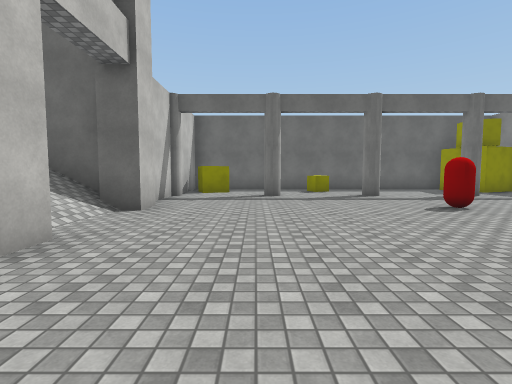
[1] (above)

21 first-person views from a walk through a Unity game level. The camera is 1.4 m above the floor, tilts 4° down and sees 85° across. The floor is counted in squares, 2 m on a side. Each view is taken from the middle of a square. On the plan, view 1 faces up. The plan holds only what a view shows up to about 9 squares ahead; the rest is blank. The place goes on beyond the plan. The player is left out. Surface patterns are stand-ins for the level's own textures.

[2]
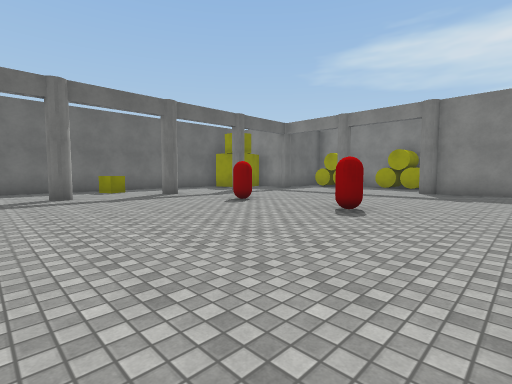

[3]
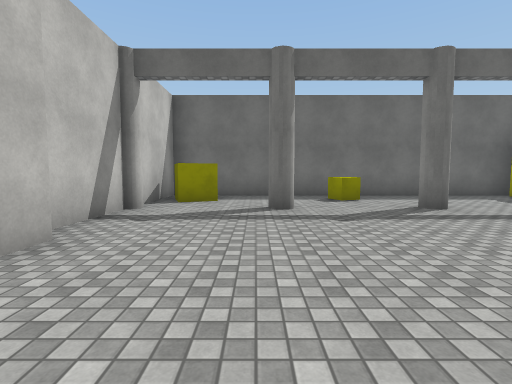

[4]
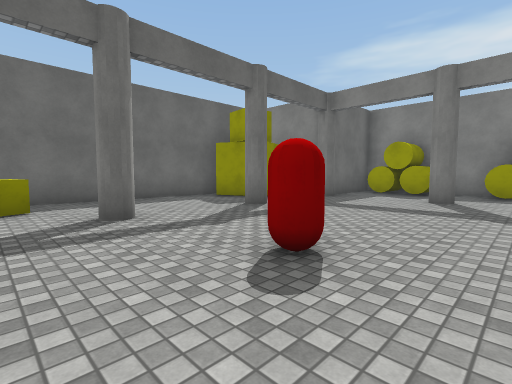

[5]
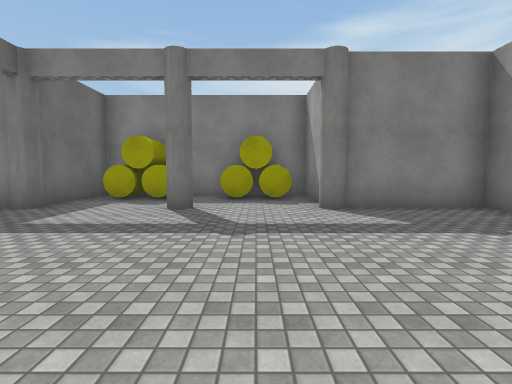

[6]
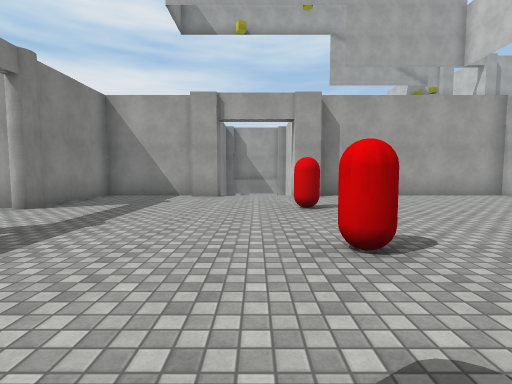

[7]
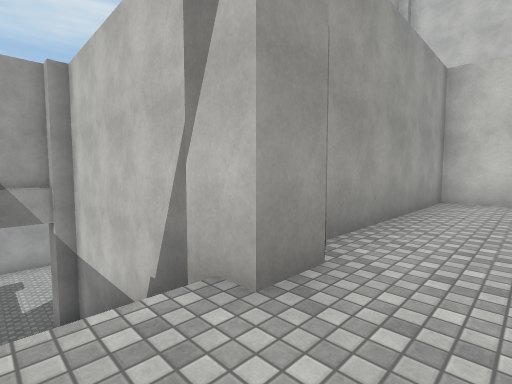

[8]
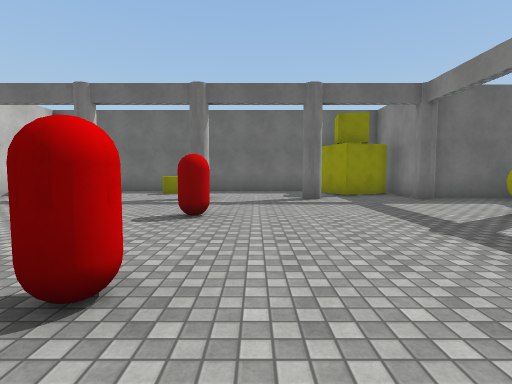

[9]
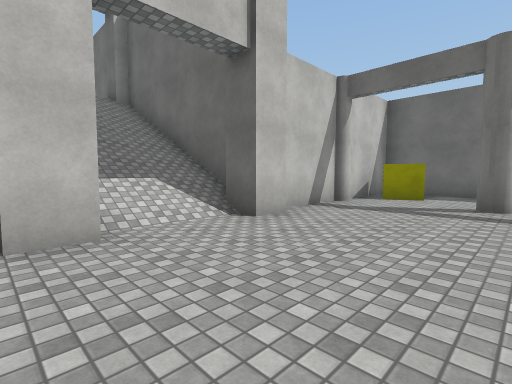

[10]
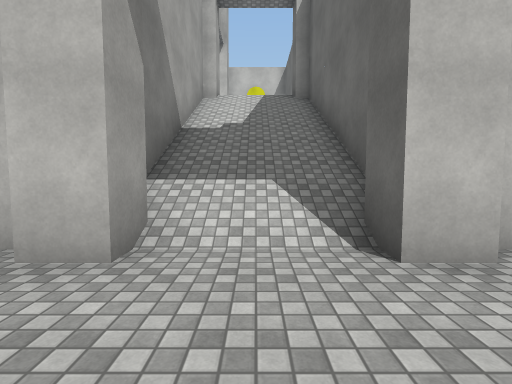

[11]
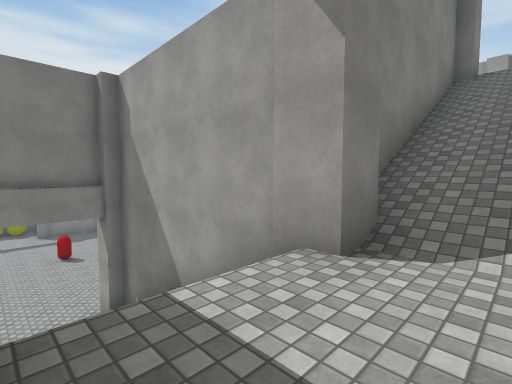

[12]
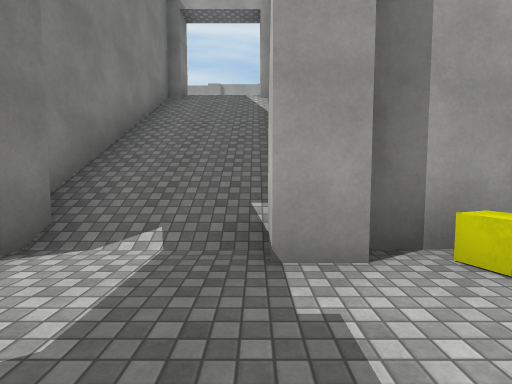

[13]
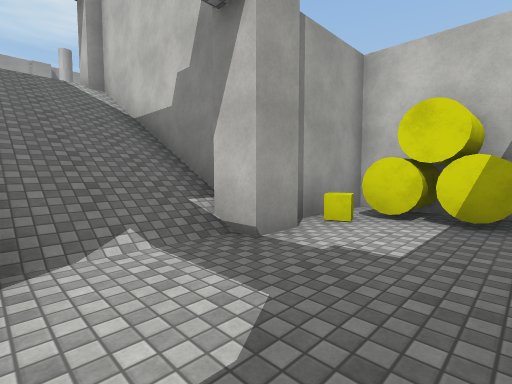

[14]
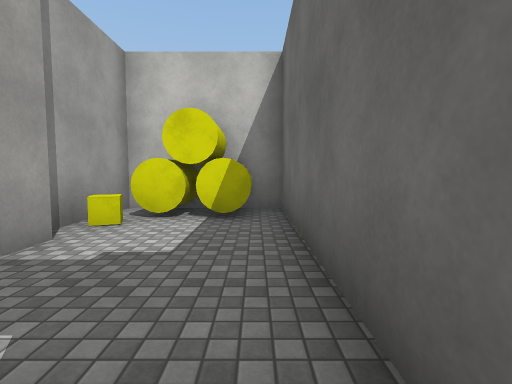

[15]
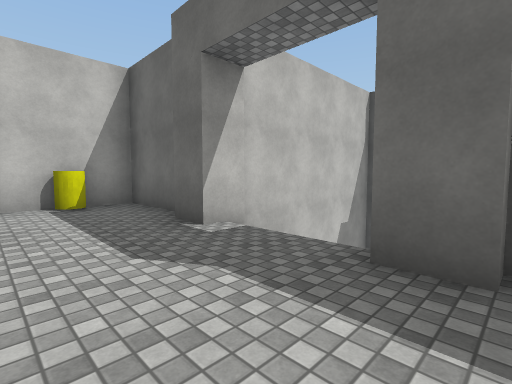

[16]
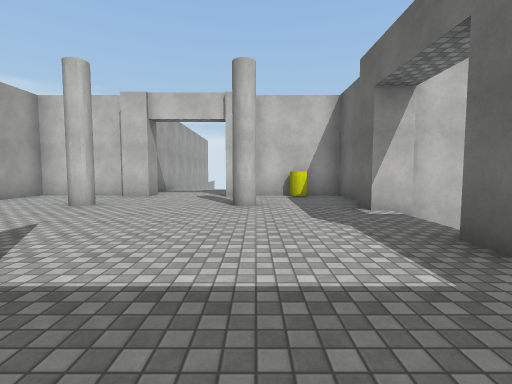

[17]
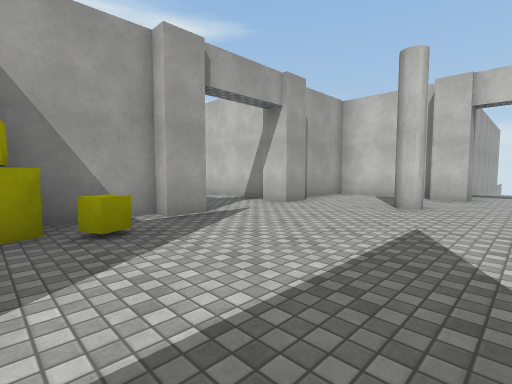

[18]
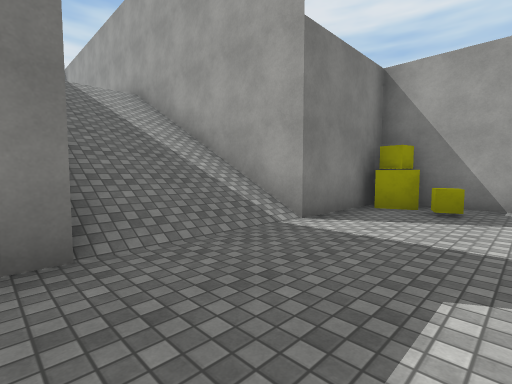

[19]
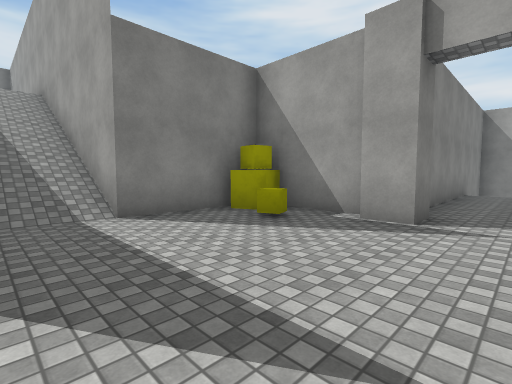

[20]
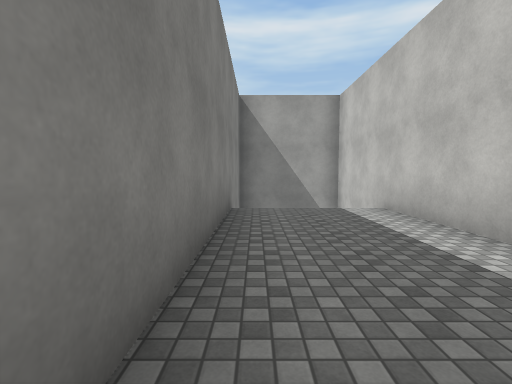

[21]
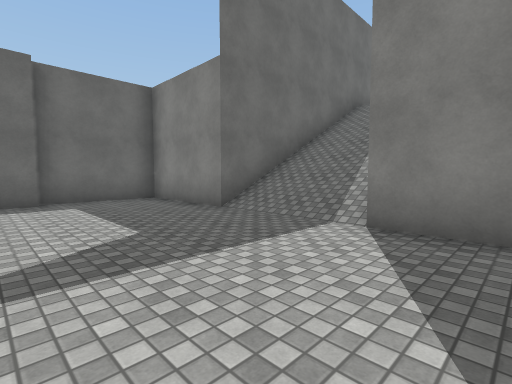

### Floor plan
Key: @ floor where view 1 was taken; # wall or solid block; . main floor; : floor 6 m higher than the main floor; + floor 12 m higher than the main floor; / step, stairs or slope; v drop or lower ground; O other object.
Columns run from 15 left of view 1 to 13 right of it. Each row starts with its distance up from view 1.
 12             ############
 11             #..........#
 10             #OO..O.....###
  9             #............###
  8             #..#..#..#.....O
  7             #..............O
  6 #############..............O#
  5 #O::::://///#......O....#..O#
  4 #O::::://////..............O#
  3 #OO:::://////..............O#
  2 ####///######......O.....####
  1    #///#    #............#
  0    #///#    #..@.........#
 -1    #///#    #######/ /####
 -2    #///#          #
 -3 ####///####       #
 -4 #++#/+++++#       #
 -5 #O++++++++#       #
 -6 #++#++++++######  ##
 -7 #+++++++++//////
 -8 ++++++++++//////
 -9 ++++++++++//////
-10 #++#++++++########
-11 #+++++++++#        vv
-12 #+++++++OO
-13 ####+++#vv#
-14    #+++#
-15    #+++#
-16    #+++#
-17    #+++#
-18    #+++#
-19    #   #
-20    #   #
-21    #v  #

Positions as (right, up) in squares from view 1, and headings:
1: (0, 0), facing up
2: (-1, 0), facing up-right
3: (0, 3), facing up
4: (2, 4), facing up-right
5: (4, 4), facing right
6: (5, 8), facing down
7: (5, 1), facing down-left
8: (5, 1), facing up
9: (1, 2), facing up-left
10: (0, 4), facing left
11: (-10, 5), facing down-right
12: (-11, 5), facing down
13: (-9, 5), facing down-left
14: (-9, 5), facing left
15: (-8, -6), facing up-left
16: (-6, -6), facing left
17: (-6, -8), facing down-left
18: (-8, -6), facing down-right
19: (-10, -8), facing down-right
20: (-9, -13), facing down
21: (-9, -11), facing up-right
